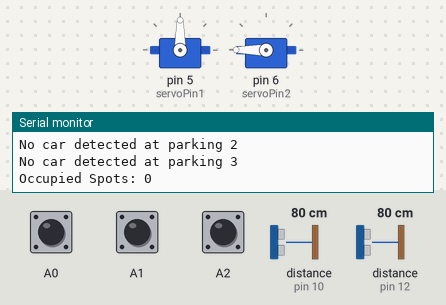
The sketch below on a simulated Arduino Uno, built with avr-gcc and run on an emulated ATmega328P. On the bench: 2 × servo, the last lines printed to the serial monitor. Wiring (inferred from the names in the program): 2 × ultrasonic range finder: trigger pin 9, echo pin 10 / trigger pin 11, echo pin 12. The inputs (shaded band) are chosen by the test bench; at power-on: distance to the obstacle (sensors on pin 10, pin 12) 80 cm, A0 HIGH, A1 HIGH, A2 HIGH. The echo pulse lasts 58.3 µs per cm.

Above: at 2.4 s.
2.5 s: distance to the obstacle (sensor on pin 10) set to 8 cm
4.7 s: distance to the obstacle (sensor on pin 10) set to 5 cm
At 5.5 s:
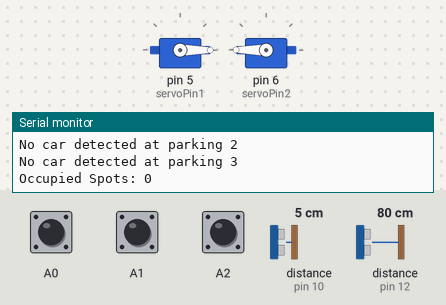
6.9 s: distance to the obstacle (sensor on pin 12) set to 8 cm
9.4 s: distance to the obstacle (sensor on pin 12) set to 5 cm
At 10.6 s:
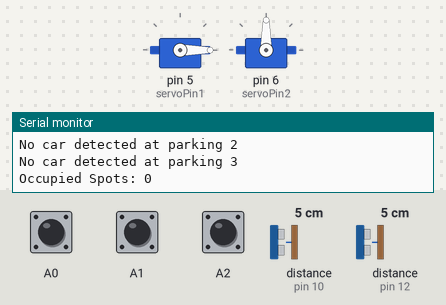
11.6 s: distance to the obstacle (sensor on pin 10) set to 9 cm
At 13.9 s:
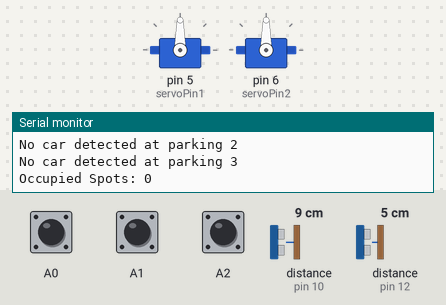
Timing chart, 0 to 15.4 s (numbered marks = the images above; inputs shaded):
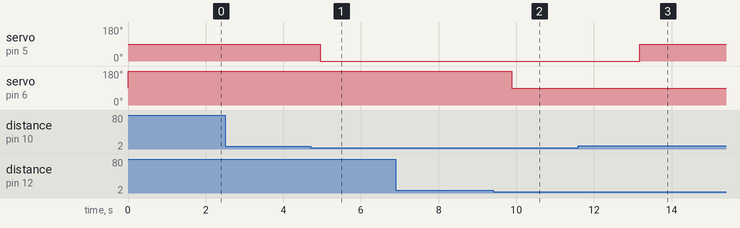

Measured:
- the behaviour switches between 7 and 6 cm on distance to the obstacle (sensor on pin 10) (found by bisection; images 0 and 1)
- the behaviour switches between 7 and 6 cm on distance to the obstacle (sensor on pin 12) (found by bisection; images 1 and 2)
- after the input at 4.7 s, servo on pin 5 (servoPin1): 90° → 0° after 0.25 s
- after the input at 9.4 s, servo on pin 6 (servoPin2): 180° → 90° after 0.49 s
- after the input at 11.6 s, servo on pin 5 (servoPin1): 0° → 90° after 1.6 s

The sketch:

Car_Parking.INO
```cpp
#include <Servo.h>

#define trigPin1 9
#define echoPin1 10
#define trigPin2 11
#define echoPin2 12
#define servoPin1 5
#define servoPin2 6


int count1 = 0;
int count2=0;
int count3=0;

Servo servo1;
Servo servo2;

void setup() {

  Serial.begin(9600);
  pinMode(trigPin1, OUTPUT);
  pinMode(echoPin1, INPUT);
  pinMode(trigPin2, OUTPUT);
  pinMode(echoPin2, INPUT);
  servo1.attach(servoPin1);
  servo2.attach(servoPin2);
}

void loop() {
  // Measure distance 1
  digitalWrite(trigPin1, LOW);
  delayMicroseconds(5);
  digitalWrite(trigPin1, HIGH);
  delayMicroseconds(5);
  digitalWrite(trigPin1, LOW);
  long duration1 = pulseIn(echoPin1, HIGH);
  float distance1 = duration1 / 58;

  Serial.print("Distance 1: ");
  Serial.print(distance1);
  Serial.println(" cm");

  // Control servo motor 1
  if (distance1 < 6 || distance1 == 0  ) {
    servo1.write(0);
    Serial.println("Servo 1 closed");
  } else if (distance1 >6) {
    servo1.write(90);
    Serial.println("Servo 1 opened");
  }

  // Measure distance 2
  digitalWrite(trigPin2, LOW);
  delayMicroseconds(5);
  digitalWrite(trigPin2, HIGH);
  delayMicroseconds(5);
  digitalWrite(trigPin2, LOW);
  long duration2 = pulseIn(echoPin2, HIGH);
  int distance2 = duration2 / 58;

  Serial.print("Distance 2: ");
  Serial.print(distance2);
  Serial.println(" cm");

  // Control servo motor 2
  if (distance2 > 6 || distance2 == 0 || (count1+count2+count3==3)) {
    servo2.write(180);
    Serial.println("Servo 2 closed");
  } else if (distance2 < 6 ) {
    servo2.write(90);
    Serial.println("Servo 2 opened");
  }
int sensor1Value = digitalRead(A0);
int sensor2Value = digitalRead(A1);
int sensor3Value = digitalRead(A2);
Serial.print("Sensor Values=");
Serial.print(sensor1Value);
Serial.print(", ");
Serial.print(sensor2Value);
Serial.print(", ");
Serial.println(sensor3Value);

//delay(1000);
if (sensor1Value==0)
{
Serial.println("CAR DETECTED AT PARKING 1...!");

if(count1<1){
count1++;}

//Serial.print("count1=");
//Serial.println(count1);


//digitalWrite(LED, HIGH);
}
else if(sensor1Value==1)
{
Serial.println("No car detected at parking 1");
if(count1>0){
count1--;}

//Serial.println("count1=");
//Serial.println(count1);

//digitalWrite(LED, LOW);
}


if (sensor2Value==0)
{
Serial.println("CAR DETECTED AT PARKING 2...!");

if(count2<1){
count2++;}

//Serial.print("count2=");
//Serial.println(count2);


//digitalWrite(LED, HIGH);
}
else if(sensor2Value==1)
{
Serial.println("No car detected at parking 2");
if(count2>0){
count2--;}


//Serial.println("count2=");
//Serial.println(count2);

//digitalWrite(LED, LOW);
}


if (sensor3Value==0)
{
Serial.println("CAR DETECTED AT PARKING 3...!");

if(count3<1){
count3++;}

//Serial.print("count3=");
//Serial.println(count3);


//digitalWrite(LED, HIGH);
}
else if(sensor3Value==1)
{
Serial.println("No car detected at parking 3");
if(count3>0){
count3--;}

//Serial.println("count3=");
//Serial.println(count3);

//digitalWrite(LED, LOW);
}
Serial.print("Occupied Spots: ");
Serial.println(count1+count2+count3);
if(count1+count2+count3==3){
    Serial.println("NO VACANT SLOTS");
  }
delay(1000);

  delay(500); // Wait for a moment
}
```
